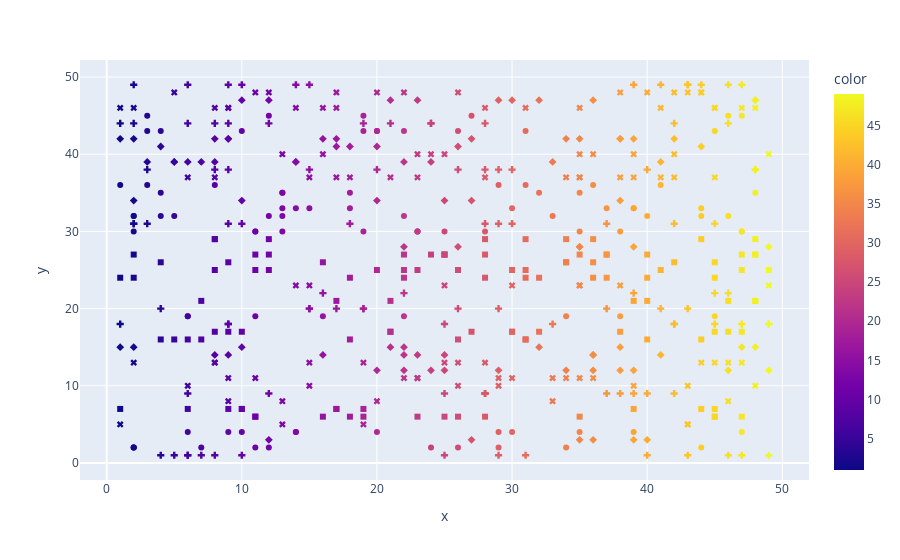

Notebook cell for this chart:
### Code cell
fig=px.scatter(df,x,y,symbol=y,color=x)
fig.update_traces(showlegend=False)

### Figure 1 — Plotly figure (JSON) as saved in the notebook; plotly's stock layout.template omitted (floating-point values rounded to 4 significant figures)
{"data": [{"hovertemplate": "symbol=4<br>x=%{x}<br>y=%{y}<br>color=%{marker.color}<extra></extra>", "legendgroup": "4", "marker": {"color": [14, 29, 14, 39, 47, 35, 10, 9, 20, 30, 6], "coloraxis": "coloraxis", "symbol": "circle"}, "mode": "markers", "name": "4", "orientation": "v", "showlegend": false, "type": "scatter", "x": [14, 29, 14, 39, 47, 35, 10, 9, 20, 30, 6], "xaxis": "x", "y": [4, 4, 4, 4, 4, 4, 4, 4, 4, 4, 4], "yaxis": "y"}, {"hovertemplate": "symbol=28<br>x=%{x}<br>y=%{y}<br>color=%{marker.color}<extra></extra>", "legendgroup": "28", "marker": {"color": [35, 49, 35, 39, 26, 22], "coloraxis": "coloraxis", "symbol": "diamond"}, "mode": "markers", "name": "28", "orientation": "v", "showlegend": false, "type": "scatter", "x": [35, 49, 35, 39, 26, 22], "xaxis": "x", "y": [28, 28, 28, 28, 28, 28], "yaxis": "y"}, {"hovertemplate": "symbol=26<br>x=%{x}<br>y=%{y}<br>color=%{marker.color}<extra></extra>", "legendgroup": "26", "marker": {"color": [9, 34, 45, 16, 36, 34, 42, 4], "coloraxis": "coloraxis", "symbol": "square"}, "mode": "markers", "name": "26", "orientation": "v", "showlegend": false, "type": "scatter", "x": [9, 34, 45, 16, 36, 34, 42, 4], "xaxis": "x", "y": [26, 26, 26, 26, 26, 26, 26, 26], "yaxis": "y"}, {"hovertemplate": "symbol=48<br>x=%{x}<br>y=%{y}<br>color=%{marker.color}<extra></extra>", "legendgroup": "48", "marker": {"color": [44, 11, 17, 26, 40, 43, 20, 5, 12, 44, 42, 22, 38], "coloraxis": "coloraxis", "symbol": "x"}, "mode": "markers", "name": "48", "orientation": "v", "showlegend": false, "type": "scatter", "x": [44, 11, 17, 26, 40, 43, 20, 5, 12, 44, 42, 22, 38], "xaxis": "x", "y": [48, 48, 48, 48, 48, 48, 48, 48, 48, 48, 48, 48, 48], "yaxis": "y"}, {"hovertemplate": "symbol=49<br>x=%{x}<br>y=%{y}<br>color=%{marker.color}<extra></extra>", "legendgroup": "49", "marker": {"color": [46, 14, 15, 9, 2, 43, 6, 41, 44, 10, 39, 43, 47], "coloraxis": "coloraxis", "symbol": "cross"}, "mode": "markers", "name": "49", "orientation": "v", "showlegend": false, "type": "scatter", "x": [46, 14, 15, 9, 2, 43, 6, 41, 44, 10, 39, 43, 47], "xaxis": "x", "y": [49, 49, 49, 49, 49, 49, 49, 49, 49, 49, 49, 49, 49], "yaxis": "y"}, {"hovertemplate": "symbol=2<br>x=%{x}<br>y=%{y}<br>color=%{marker.color}<extra></extra>", "legendgroup": "2", "marker": {"color": [26, 11, 44, 12, 7, 2, 24, 34, 2, 2, 29], "coloraxis": "coloraxis", "symbol": "circle"}, "mode": "markers", "name": "2", "orientation": "v", "showlegend": false, "type": "scatter", "x": [26, 11, 44, 12, 7, 2, 24, 34, 2, 2, 29], "xaxis": "x", "y": [2, 2, 2, 2, 2, 2, 2, 2, 2, 2, 2], "yaxis": "y"}, {"hovertemplate": "symbol=42<br>x=%{x}<br>y=%{y}<br>color=%{marker.color}<extra></extra>", "legendgroup": "42", "marker": {"color": [16, 17, 35, 34, 8, 42, 1, 39, 9, 38, 2, 27, 38, 9], "coloraxis": "coloraxis", "symbol": "diamond"}, "mode": "markers", "name": "42", "orientation": "v", "showlegend": false, "type": "scatter", "x": [16, 17, 35, 34, 8, 42, 1, 39, 9, 38, 2, 27, 38, 9], "xaxis": "x", "y": [42, 42, 42, 42, 42, 42, 42, 42, 42, 42, 42, 42, 42, 42], "yaxis": "y"}, {"hovertemplate": "symbol=27<br>x=%{x}<br>y=%{y}<br>color=%{marker.color}<extra></extra>", "legendgroup": "27", "marker": {"color": [24, 22, 11, 40, 28, 37, 25, 48, 35, 25, 48, 12, 25, 37, 2, 47], "coloraxis": "coloraxis", "symbol": "square"}, "mode": "markers", "name": "27", "orientation": "v", "showlegend": false, "type": "scatter", "x": [24, 22, 11, 40, 28, 37, 25, 48, 35, 25, 48, 12, 25, 37, 2, 47], "xaxis": "x", "y": [27, 27, 27, 27, 27, 27, 27, 27, 27, 27, 27, 27, 27, 27, 27, 27], "yaxis": "y"}, {"hovertemplate": "symbol=40<br>x=%{x}<br>y=%{y}<br>color=%{marker.color}<extra></extra>", "legendgroup": "40", "marker": {"color": [49, 24, 36, 42, 16, 39, 23, 13, 35, 25], "coloraxis": "coloraxis", "symbol": "x"}, "mode": "markers", "name": "40", "orientation": "v", "showlegend": false, "type": "scatter", "x": [49, 24, 36, 42, 16, 39, 23, 13, 35, 25], "xaxis": "x", "y": [40, 40, 40, 40, 40, 40, 40, 40, 40, 40], "yaxis": "y"}, {"hovertemplate": "symbol=9<br>x=%{x}<br>y=%{y}<br>color=%{marker.color}<extra></extra>", "legendgroup": "9", "marker": {"color": [6, 42, 28, 37, 39, 28, 28, 12, 38, 25, 40], "coloraxis": "coloraxis", "symbol": "cross"}, "mode": "markers", "name": "9", "orientation": "v", "showlegend": false, "type": "scatter", "x": [6, 42, 28, 37, 39, 28, 28, 12, 38, 25, 40], "xaxis": "x", "y": [9, 9, 9, 9, 9, 9, 9, 9, 9, 9, 9], "yaxis": "y"}, {"hovertemplate": "symbol=36<br>x=%{x}<br>y=%{y}<br>color=%{marker.color}<extra></extra>", "legendgroup": "36", "marker": {"color": [41, 31, 36, 1, 3, 8, 29], "coloraxis": "coloraxis", "symbol": "circle"}, "mode": "markers", "name": "36", "orientation": "v", "showlegend": false, "type": "scatter", "x": [41, 31, 36, 1, 3, 8, 29], "xaxis": "x", "y": [36, 36, 36, 36, 36, 36, 36], "yaxis": "y"}, {"hovertemplate": "symbol=3<br>x=%{x}<br>y=%{y}<br>color=%{marker.color}<extra></extra>", "legendgroup": "3", "marker": {"color": [36, 12, 35, 39, 27, 40], "coloraxis": "coloraxis", "symbol": "diamond"}, "mode": "markers", "name": "3", "orientation": "v", "showlegend": false, "type": "scatter", "x": [36, 12, 35, 39, 27, 40], "xaxis": "x", "y": [3, 3, 3, 3, 3, 3], "yaxis": "y"}, {"hovertemplate": "symbol=25<br>x=%{x}<br>y=%{y}<br>color=%{marker.color}<extra></extra>", "legendgroup": "25", "marker": {"color": [20, 22, 11, 41, 23, 30, 49, 8, 26, 31, 47, 12], "coloraxis": "coloraxis", "symbol": "square"}, "mode": "markers", "name": "25", "orientation": "v", "showlegend": false, "type": "scatter", "x": [20, 22, 11, 41, 23, 30, 49, 8, 26, 31, 47, 12], "xaxis": "x", "y": [25, 25, 25, 25, 25, 25, 25, 25, 25, 25, 25, 25], "yaxis": "y"}, {"hovertemplate": "symbol=11<br>x=%{x}<br>y=%{y}<br>color=%{marker.color}<extra></extra>", "legendgroup": "11", "marker": {"color": [35, 29, 23, 33, 36, 30, 11, 9, 22, 34, 23], "coloraxis": "coloraxis", "symbol": "x"}, "mode": "markers", "name": "11", "orientation": "v", "showlegend": false, "type": "scatter", "x": [35, 29, 23, 33, 36, 30, 11, 9, 22, 34, 23], "xaxis": "x", "y": [11, 11, 11, 11, 11, 11, 11, 11, 11, 11, 11], "yaxis": "y"}, {"hovertemplate": "symbol=44<br>x=%{x}<br>y=%{y}<br>color=%{marker.color}<extra></extra>", "legendgroup": "44", "marker": {"color": [8, 2, 1, 28, 46, 24, 9, 24, 6, 19, 21, 42, 12], "coloraxis": "coloraxis", "symbol": "cross"}, "mode": "markers", "name": "44", "orientation": "v", "showlegend": false, "type": "scatter", "x": [8, 2, 1, 28, 46, 24, 9, 24, 6, 19, 21, 42, 12], "xaxis": "x", "y": [44, 44, 44, 44, 44, 44, 44, 44, 44, 44, 44, 44, 44], "yaxis": "y"}, {"hovertemplate": "symbol=19<br>x=%{x}<br>y=%{y}<br>color=%{marker.color}<extra></extra>", "legendgroup": "19", "marker": {"color": [22, 45, 11, 38, 6, 34, 16, 6], "coloraxis": "coloraxis", "symbol": "circle"}, "mode": "markers", "name": "19", "orientation": "v", "showlegend": false, "type": "scatter", "x": [22, 45, 11, 38, 6, 34, 16, 6], "xaxis": "x", "y": [19, 19, 19, 19, 19, 19, 19, 19], "yaxis": "y"}, {"hovertemplate": "symbol=39<br>x=%{x}<br>y=%{y}<br>color=%{marker.color}<extra></extra>", "legendgroup": "39", "marker": {"color": [3, 8, 5, 14, 41, 14, 33, 5, 7, 24, 6, 22], "coloraxis": "coloraxis", "symbol": "diamond"}, "mode": "markers", "name": "39", "orientation": "v", "showlegend": false, "type": "scatter", "x": [3, 8, 5, 14, 41, 14, 33, 5, 7, 24, 6, 22], "xaxis": "x", "y": [39, 39, 39, 39, 39, 39, 39, 39, 39, 39, 39, 39], "yaxis": "y"}, {"hovertemplate": "symbol=6<br>x=%{x}<br>y=%{y}<br>color=%{marker.color}<extra></extra>", "legendgroup": "6", "marker": {"color": [26, 35, 45, 11, 45, 19, 47, 16, 23, 11, 25, 28, 18], "coloraxis": "coloraxis", "symbol": "square"}, "mode": "markers", "name": "6", "orientation": "v", "showlegend": false, "type": "scatter", "x": [26, 35, 45, 11, 45, 19, 47, 16, 23, 11, 25, 28, 18], "xaxis": "x", "y": [6, 6, 6, 6, 6, 6, 6, 6, 6, 6, 6, 6, 6], "yaxis": "y"}, {"hovertemplate": "symbol=46<br>x=%{x}<br>y=%{y}<br>color=%{marker.color}<extra></extra>", "legendgroup": "46", "marker": {"color": [9, 45, 45, 31, 35, 14, 8, 2, 1, 16, 9, 47, 48, 41, 28, 17], "coloraxis": "coloraxis", "symbol": "x"}, "mode": "markers", "name": "46", "orientation": "v", "showlegend": false, "type": "scatter", "x": [9, 45, 45, 31, 35, 14, 8, 2, 1, 16, 9, 47, 48, 41, 28, 17], "xaxis": "x", "y": [46, 46, 46, 46, 46, 46, 46, 46, 46, 46, 46, 46, 46, 46, 46, 46], "yaxis": "y"}, {"hovertemplate": "symbol=38<br>x=%{x}<br>y=%{y}<br>color=%{marker.color}<extra></extra>", "legendgroup": "38", "marker": {"color": [29, 28, 26, 20, 3, 48, 9, 30, 40, 15, 8, 48], "coloraxis": "coloraxis", "symbol": "cross"}, "mode": "markers", "name": "38", "orientation": "v", "showlegend": false, "type": "scatter", "x": [29, 28, 26, 20, 3, 48, 9, 30, 40, 15, 8, 48], "xaxis": "x", "y": [38, 38, 38, 38, 38, 38, 38, 38, 38, 38, 38, 38], "yaxis": "y"}, {"hovertemplate": "symbol=45<br>x=%{x}<br>y=%{y}<br>color=%{marker.color}<extra></extra>", "legendgroup": "45", "marker": {"color": [47, 27, 46, 19, 3, 12], "coloraxis": "coloraxis", "symbol": "circle"}, "mode": "markers", "name": "45", "orientation": "v", "showlegend": false, "type": "scatter", "x": [47, 27, 46, 19, 3, 12], "xaxis": "x", "y": [45, 45, 45, 45, 45, 45], "yaxis": "y"}, {"hovertemplate": "symbol=12<br>x=%{x}<br>y=%{y}<br>color=%{marker.color}<extra></extra>", "legendgroup": "12", "marker": {"color": [46, 20, 36, 34, 24, 49, 39, 25, 22, 38, 29], "coloraxis": "coloraxis", "symbol": "diamond"}, "mode": "markers", "name": "12", "orientation": "v", "showlegend": false, "type": "scatter", "x": [46, 20, 36, 34, 24, 49, 39, 25, 22, 38, 29], "xaxis": "x", "y": [12, 12, 12, 12, 12, 12, 12, 12, 12, 12, 12], "yaxis": "y"}, {"hovertemplate": "symbol=17<br>x=%{x}<br>y=%{y}<br>color=%{marker.color}<extra></extra>", "legendgroup": "17", "marker": {"color": [32, 21, 21, 27, 46, 30, 9, 8, 30, 45, 38, 10, 47], "coloraxis": "coloraxis", "symbol": "square"}, "mode": "markers", "name": "17", "orientation": "v", "showlegend": false, "type": "scatter", "x": [32, 21, 21, 27, 46, 30, 9, 8, 30, 45, 38, 10, 47], "xaxis": "x", "y": [17, 17, 17, 17, 17, 17, 17, 17, 17, 17, 17, 17, 17], "yaxis": "y"}, {"hovertemplate": "symbol=10<br>x=%{x}<br>y=%{y}<br>color=%{marker.color}<extra></extra>", "legendgroup": "10", "marker": {"color": [48, 6, 43, 26, 29, 15, 39], "coloraxis": "coloraxis", "symbol": "x"}, "mode": "markers", "name": "10", "orientation": "v", "showlegend": false, "type": "scatter", "x": [48, 6, 43, 26, 29, 15, 39], "xaxis": "x", "y": [10, 10, 10, 10, 10, 10, 10], "yaxis": "y"}, {"hovertemplate": "symbol=31<br>x=%{x}<br>y=%{y}<br>color=%{marker.color}<extra></extra>", "legendgroup": "31", "marker": {"color": [37, 30, 28, 2, 18, 9, 2, 10, 45, 3, 29, 42], "coloraxis": "coloraxis", "symbol": "cross"}, "mode": "markers", "name": "31", "orientation": "v", "showlegend": false, "type": "scatter", "x": [37, 30, 28, 2, 18, 9, 2, 10, 45, 3, 29, 42], "xaxis": "x", "y": [31, 31, 31, 31, 31, 31, 31, 31, 31, 31, 31, 31], "yaxis": "y"}, {"hovertemplate": "symbol=30<br>x=%{x}<br>y=%{y}<br>color=%{marker.color}<extra></extra>", "legendgroup": "30", "marker": {"color": [47, 19, 11, 2, 23, 11, 23, 47, 23, 38, 25, 28, 13, 35], "coloraxis": "coloraxis", "symbol": "circle"}, "mode": "markers", "name": "30", "orientation": "v", "showlegend": false, "type": "scatter", "x": [47, 19, 11, 2, 23, 11, 23, 47, 23, 38, 25, 28, 13, 35], "xaxis": "x", "y": [30, 30, 30, 30, 30, 30, 30, 30, 30, 30, 30, 30, 30, 30], "yaxis": "y"}, {"hovertemplate": "symbol=41<br>x=%{x}<br>y=%{y}<br>color=%{marker.color}<extra></extra>", "legendgroup": "41", "marker": {"color": [18, 20, 44, 4, 26, 17], "coloraxis": "coloraxis", "symbol": "diamond"}, "mode": "markers", "name": "41", "orientation": "v", "showlegend": false, "type": "scatter", "x": [18, 20, 44, 4, 26, 17], "xaxis": "x", "y": [41, 41, 41, 41, 41, 41], "yaxis": "y"}, {"hovertemplate": "symbol=21<br>x=%{x}<br>y=%{y}<br>color=%{marker.color}<extra></extra>", "legendgroup": "21", "marker": {"color": [48, 48, 21, 39, 7, 40, 17, 46], "coloraxis": "coloraxis", "symbol": "square"}, "mode": "markers", "name": "21", "orientation": "v", "showlegend": false, "type": "scatter", "x": [48, 48, 21, 39, 7, 40, 17, 46], "xaxis": "x", "y": [21, 21, 21, 21, 21, 21, 21, 21], "yaxis": "y"}, {"hovertemplate": "symbol=37<br>x=%{x}<br>y=%{y}<br>color=%{marker.color}<extra></extra>", "legendgroup": "37", "marker": {"color": [18, 21, 6, 35, 38, 8, 45, 28, 35, 41, 15, 34, 23, 42, 39, 17], "coloraxis": "coloraxis", "symbol": "x"}, "mode": "markers", "name": "37", "orientation": "v", "showlegend": false, "type": "scatter", "x": [18, 21, 6, 35, 38, 8, 45, 28, 35, 41, 15, 34, 23, 42, 39, 17], "xaxis": "x", "y": [37, 37, 37, 37, 37, 37, 37, 37, 37, 37, 37, 37, 37, 37, 37, 37], "yaxis": "y"}, {"hovertemplate": "symbol=20<br>x=%{x}<br>y=%{y}<br>color=%{marker.color}<extra></extra>", "legendgroup": "20", "marker": {"color": [19, 37, 17, 41, 29, 15, 43, 26, 15, 19, 4], "coloraxis": "coloraxis", "symbol": "cross"}, "mode": "markers", "name": "20", "orientation": "v", "showlegend": false, "type": "scatter", "x": [19, 37, 17, 41, 29, 15, 43, 26, 15, 19, 4], "xaxis": "x", "y": [20, 20, 20, 20, 20, 20, 20, 20, 20, 20, 20], "yaxis": "y"}, {"hovertemplate": "symbol=43<br>x=%{x}<br>y=%{y}<br>color=%{marker.color}<extra></extra>", "legendgroup": "43", "marker": {"color": [4, 31, 3, 20, 22, 45, 26, 20, 19, 10], "coloraxis": "coloraxis", "symbol": "circle"}, "mode": "markers", "name": "43", "orientation": "v", "showlegend": false, "type": "scatter", "x": [4, 31, 3, 20, 22, 45, 26, 20, 19, 10], "xaxis": "x", "y": [43, 43, 43, 43, 43, 43, 43, 43, 43, 43], "yaxis": "y"}, {"hovertemplate": "symbol=15<br>x=%{x}<br>y=%{y}<br>color=%{marker.color}<extra></extra>", "legendgroup": "15", "marker": {"color": [48, 47, 22, 1, 10, 2, 38, 21, 32], "coloraxis": "coloraxis", "symbol": "diamond"}, "mode": "markers", "name": "15", "orientation": "v", "showlegend": false, "type": "scatter", "x": [48, 47, 22, 1, 10, 2, 38, 21, 32], "xaxis": "x", "y": [15, 15, 15, 15, 15, 15, 15, 15, 15], "yaxis": "y"}, {"hovertemplate": "symbol=7<br>x=%{x}<br>y=%{y}<br>color=%{marker.color}<extra></extra>", "legendgroup": "7", "marker": {"color": [17, 19, 44, 9, 39, 17, 10, 10, 1, 6, 45], "coloraxis": "coloraxis", "symbol": "square"}, "mode": "markers", "name": "7", "orientation": "v", "showlegend": false, "type": "scatter", "x": [17, 19, 44, 9, 39, 17, 10, 10, 1, 6, 45], "xaxis": "x", "y": [7, 7, 7, 7, 7, 7, 7, 7, 7, 7, 7], "yaxis": "y"}, {"hovertemplate": "symbol=13<br>x=%{x}<br>y=%{y}<br>color=%{marker.color}<extra></extra>", "legendgroup": "13", "marker": {"color": [2, 45, 28, 44, 26, 15, 8, 19, 47, 46, 8, 25], "coloraxis": "coloraxis", "symbol": "x"}, "mode": "markers", "name": "13", "orientation": "v", "showlegend": false, "type": "scatter", "x": [2, 45, 28, 44, 26, 15, 8, 19, 47, 46, 8, 25], "xaxis": "x", "y": [13, 13, 13, 13, 13, 13, 13, 13, 13, 13, 13, 13], "yaxis": "y"}, {"hovertemplate": "symbol=18<br>x=%{x}<br>y=%{y}<br>color=%{marker.color}<extra></extra>", "legendgroup": "18", "marker": {"color": [42, 45, 1, 25, 49, 42, 9, 47, 9, 49, 33], "coloraxis": "coloraxis", "symbol": "cross"}, "mode": "markers", "name": "18", "orientation": "v", "showlegend": false, "type": "scatter", "x": [42, 45, 1, 25, 49, 42, 9, 47, 9, 49, 33], "xaxis": "x", "y": [18, 18, 18, 18, 18, 18, 18, 18, 18, 18, 18], "yaxis": "y"}, {"hovertemplate": "symbol=33<br>x=%{x}<br>y=%{y}<br>color=%{marker.color}<extra></extra>", "legendgroup": "33", "marker": {"color": [44, 18, 13, 39, 39, 37, 30, 14, 15], "coloraxis": "coloraxis", "symbol": "circle"}, "mode": "markers", "name": "33", "orientation": "v", "showlegend": false, "type": "scatter", "x": [44, 18, 13, 39, 39, 37, 30, 14, 15], "xaxis": "x", "y": [33, 33, 33, 33, 33, 33, 33, 33, 33], "yaxis": "y"}, {"hovertemplate": "symbol=14<br>x=%{x}<br>y=%{y}<br>color=%{marker.color}<extra></extra>", "legendgroup": "14", "marker": {"color": [36, 36, 25, 23, 41, 9, 8, 16, 22], "coloraxis": "coloraxis", "symbol": "diamond"}, "mode": "markers", "name": "14", "orientation": "v", "showlegend": false, "type": "scatter", "x": [36, 36, 25, 23, 41, 9, 8, 16, 22], "xaxis": "x", "y": [14, 14, 14, 14, 14, 14, 14, 14, 14], "yaxis": "y"}, {"hovertemplate": "symbol=16<br>x=%{x}<br>y=%{y}<br>color=%{marker.color}<extra></extra>", "legendgroup": "16", "marker": {"color": [5, 31, 7, 26, 6, 40, 18, 31, 4, 44], "coloraxis": "coloraxis", "symbol": "square"}, "mode": "markers", "name": "16", "orientation": "v", "showlegend": false, "type": "scatter", "x": [5, 31, 7, 26, 6, 40, 18, 31, 4, 44], "xaxis": "x", "y": [16, 16, 16, 16, 16, 16, 16, 16, 16, 16], "yaxis": "y"}, {"hovertemplate": "symbol=8<br>x=%{x}<br>y=%{y}<br>color=%{marker.color}<extra></extra>", "legendgroup": "8", "marker": {"color": [33, 46, 9, 20, 13], "coloraxis": "coloraxis", "symbol": "x"}, "mode": "markers", "name": "8", "orientation": "v", "showlegend": false, "type": "scatter", "x": [33, 46, 9, 20, 13], "xaxis": "x", "y": [8, 8, 8, 8, 8], "yaxis": "y"}, {"hovertemplate": "symbol=1<br>x=%{x}<br>y=%{y}<br>color=%{marker.color}<extra></extra>", "legendgroup": "1", "marker": {"color": [25, 6, 49, 47, 46, 5, 43, 6, 4, 40, 7, 31, 8, 29, 10], "coloraxis": "coloraxis", "symbol": "cross"}, "mode": "markers", "name": "1", "orientation": "v", "showlegend": false, "type": "scatter", "x": [25, 6, 49, 47, 46, 5, 43, 6, 4, 40, 7, 31, 8, 29, 10], "xaxis": "x", "y": [1, 1, 1, 1, 1, 1, 1, 1, 1, 1, 1, 1, 1, 1, 1], "yaxis": "y"}, {"hovertemplate": "symbol=32<br>x=%{x}<br>y=%{y}<br>color=%{marker.color}<extra></extra>", "legendgroup": "32", "marker": {"color": [13, 33, 44, 40, 46, 22, 12, 2, 4, 5, 2], "coloraxis": "coloraxis", "symbol": "circle"}, "mode": "markers", "name": "32", "orientation": "v", "showlegend": false, "type": "scatter", "x": [13, 33, 44, 40, 46, 22, 12, 2, 4, 5, 2], "xaxis": "x", "y": [32, 32, 32, 32, 32, 32, 32, 32, 32, 32, 32], "yaxis": "y"}, {"hovertemplate": "symbol=34<br>x=%{x}<br>y=%{y}<br>color=%{marker.color}<extra></extra>", "legendgroup": "34", "marker": {"color": [20, 25, 10, 27, 38, 2], "coloraxis": "coloraxis", "symbol": "diamond"}, "mode": "markers", "name": "34", "orientation": "v", "showlegend": false, "type": "scatter", "x": [20, 25, 10, 27, 38, 2], "xaxis": "x", "y": [34, 34, 34, 34, 34, 34], "yaxis": "y"}, {"hovertemplate": "symbol=24<br>x=%{x}<br>y=%{y}<br>color=%{marker.color}<extra></extra>", "legendgroup": "24", "marker": {"color": [32, 31, 2, 22, 36, 1, 18, 37, 40, 28, 45], "coloraxis": "coloraxis", "symbol": "square"}, "mode": "markers", "name": "24", "orientation": "v", "showlegend": false, "type": "scatter", "x": [32, 31, 2, 22, 36, 1, 18, 37, 40, 28, 45], "xaxis": "x", "y": [24, 24, 24, 24, 24, 24, 24, 24, 24, 24, 24], "yaxis": "y"}, {"hovertemplate": "symbol=5<br>x=%{x}<br>y=%{y}<br>color=%{marker.color}<extra></extra>", "legendgroup": "5", "marker": {"color": [43, 43, 1, 19, 13], "coloraxis": "coloraxis", "symbol": "x"}, "mode": "markers", "name": "5", "orientation": "v", "showlegend": false, "type": "scatter", "x": [43, 43, 1, 19, 13], "xaxis": "x", "y": [5, 5, 5, 5, 5], "yaxis": "y"}, {"hovertemplate": "symbol=22<br>x=%{x}<br>y=%{y}<br>color=%{marker.color}<extra></extra>", "legendgroup": "22", "marker": {"color": [16, 22, 39, 46, 45], "coloraxis": "coloraxis", "symbol": "cross"}, "mode": "markers", "name": "22", "orientation": "v", "showlegend": false, "type": "scatter", "x": [16, 22, 39, 46, 45], "xaxis": "x", "y": [22, 22, 22, 22, 22], "yaxis": "y"}, {"hovertemplate": "symbol=35<br>x=%{x}<br>y=%{y}<br>color=%{marker.color}<extra></extra>", "legendgroup": "35", "marker": {"color": [48, 35, 13, 4, 18, 32, 13], "coloraxis": "coloraxis", "symbol": "circle"}, "mode": "markers", "name": "35", "orientation": "v", "showlegend": false, "type": "scatter", "x": [48, 35, 13, 4, 18, 32, 13], "xaxis": "x", "y": [35, 35, 35, 35, 35, 35, 35], "yaxis": "y"}, {"hovertemplate": "symbol=47<br>x=%{x}<br>y=%{y}<br>color=%{marker.color}<extra></extra>", "legendgroup": "47", "marker": {"color": [48, 32, 30, 10, 48, 36, 12, 29, 21, 23], "coloraxis": "coloraxis", "symbol": "diamond"}, "mode": "markers", "name": "47", "orientation": "v", "showlegend": false, "type": "scatter", "x": [48, 32, 30, 10, 48, 36, 12, 29, 21, 23], "xaxis": "x", "y": [47, 47, 47, 47, 47, 47, 47, 47, 47, 47], "yaxis": "y"}, {"hovertemplate": "symbol=29<br>x=%{x}<br>y=%{y}<br>color=%{marker.color}<extra></extra>", "legendgroup": "29", "marker": {"color": [31, 48, 36, 12, 8, 8, 34, 28, 44], "coloraxis": "coloraxis", "symbol": "square"}, "mode": "markers", "name": "29", "orientation": "v", "showlegend": false, "type": "scatter", "x": [31, 48, 36, 12, 8, 8, 34, 28, 44], "xaxis": "x", "y": [29, 29, 29, 29, 29, 29, 29, 29, 29], "yaxis": "y"}, {"hovertemplate": "symbol=23<br>x=%{x}<br>y=%{y}<br>color=%{marker.color}<extra></extra>", "legendgroup": "23", "marker": {"color": [38, 25, 15, 35, 49, 30, 14, 35], "coloraxis": "coloraxis", "symbol": "x"}, "mode": "markers", "name": "23", "orientation": "v", "showlegend": false, "type": "scatter", "x": [38, 25, 15, 35, 49, 30, 14, 35], "xaxis": "x", "y": [23, 23, 23, 23, 23, 23, 23, 23], "yaxis": "y"}], "layout": {"coloraxis": {"colorbar": {"title": {"text": "color"}}, "colorscale": [[0, "#0d0887"], [0.1111, "#46039f"], [0.2222, "#7201a8"], [0.3333, "#9c179e"], [0.4444, "#bd3786"], [0.5556, "#d8576b"], [0.6667, "#ed7953"], [0.7778, "#fb9f3a"], [0.8889, "#fdca26"], [1, "#f0f921"]]}, "legend": {"title": {"text": "symbol"}, "tracegroupgap": 0}, "margin": {"t": 60}, "xaxis": {"anchor": "y", "domain": [0, 1], "title": {"text": "x"}}, "yaxis": {"anchor": "x", "domain": [0, 1], "title": {"text": "y"}}}}
